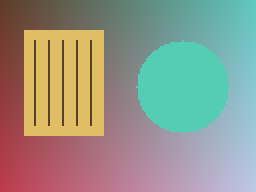
#> input picture images/sample.png, 128 x 96 px (shown 2 times larger)
$ python ImageRotation.py
#> lines starting #> are read from the running program, lines starting #| are printed output that depends on the picture
import cv2
import matplotlib.pyplot as plt
from pathlib import Path


# Change Img_path to use your own image.
Img_path = str(Path(__file__).resolve().parents[1] / 'images' / 'sample.png')
img = cv2.imread(Img_path)
#> img is the input picture: shape (96, 128, 3); mean B, G, R 136.8, 149.8, 148.3

if img is None:
    raise SystemExit("Image not found! Check Img_path.")

# Calculation
result = cv2.rotate(img, cv2.ROTATE_90_CLOCKWISE)
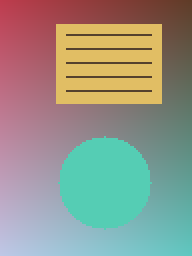
#> result: shape (128, 96, 3) (shown 2 times larger); mean B, G, R 136.8, 149.8, 148.3

# Display the results needed for this experiment.
plt.figure(figsize=(10, 4))

plt.subplot(1, 2, 1)
plt.imshow(cv2.cvtColor(img, cv2.COLOR_BGR2RGB))
plt.title("Original")
plt.axis("off")

plt.subplot(1, 2, 2)
plt.imshow(cv2.cvtColor(result, cv2.COLOR_BGR2RGB))
plt.title('Image Rotation')
plt.axis("off")

plt.tight_layout()
plt.show()
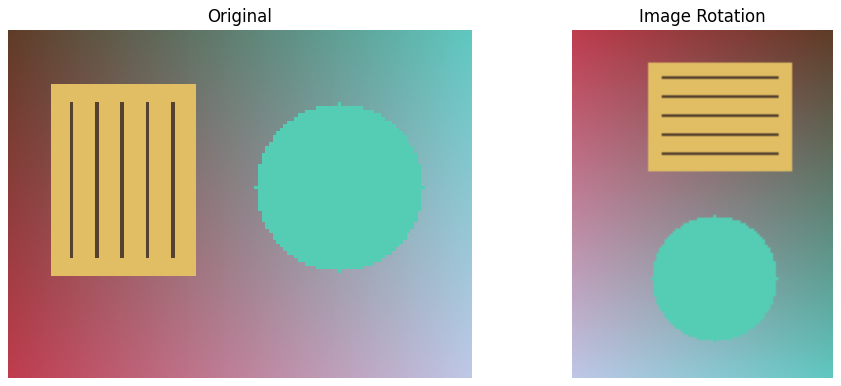
#> figure drawn by matplotlib, 2 panels
